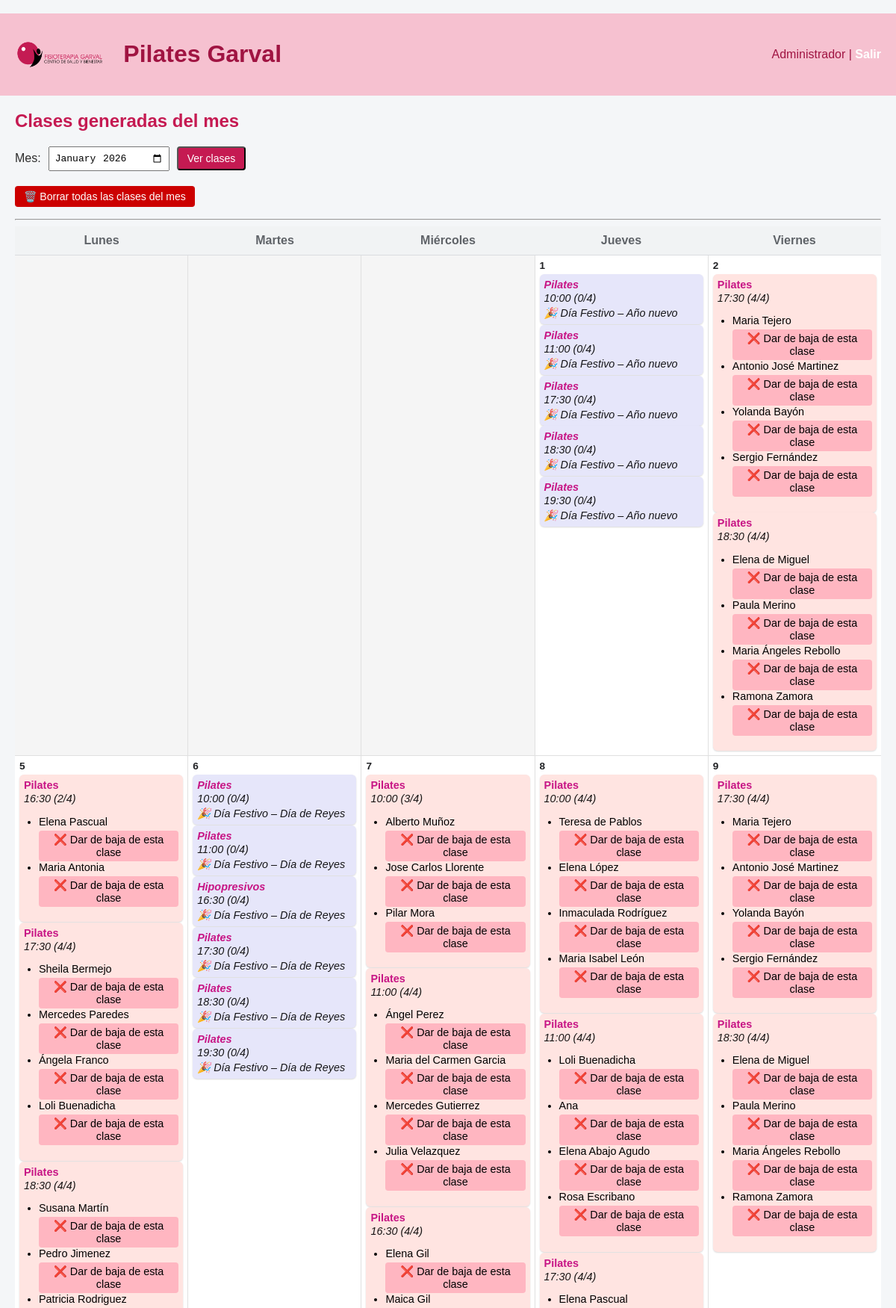
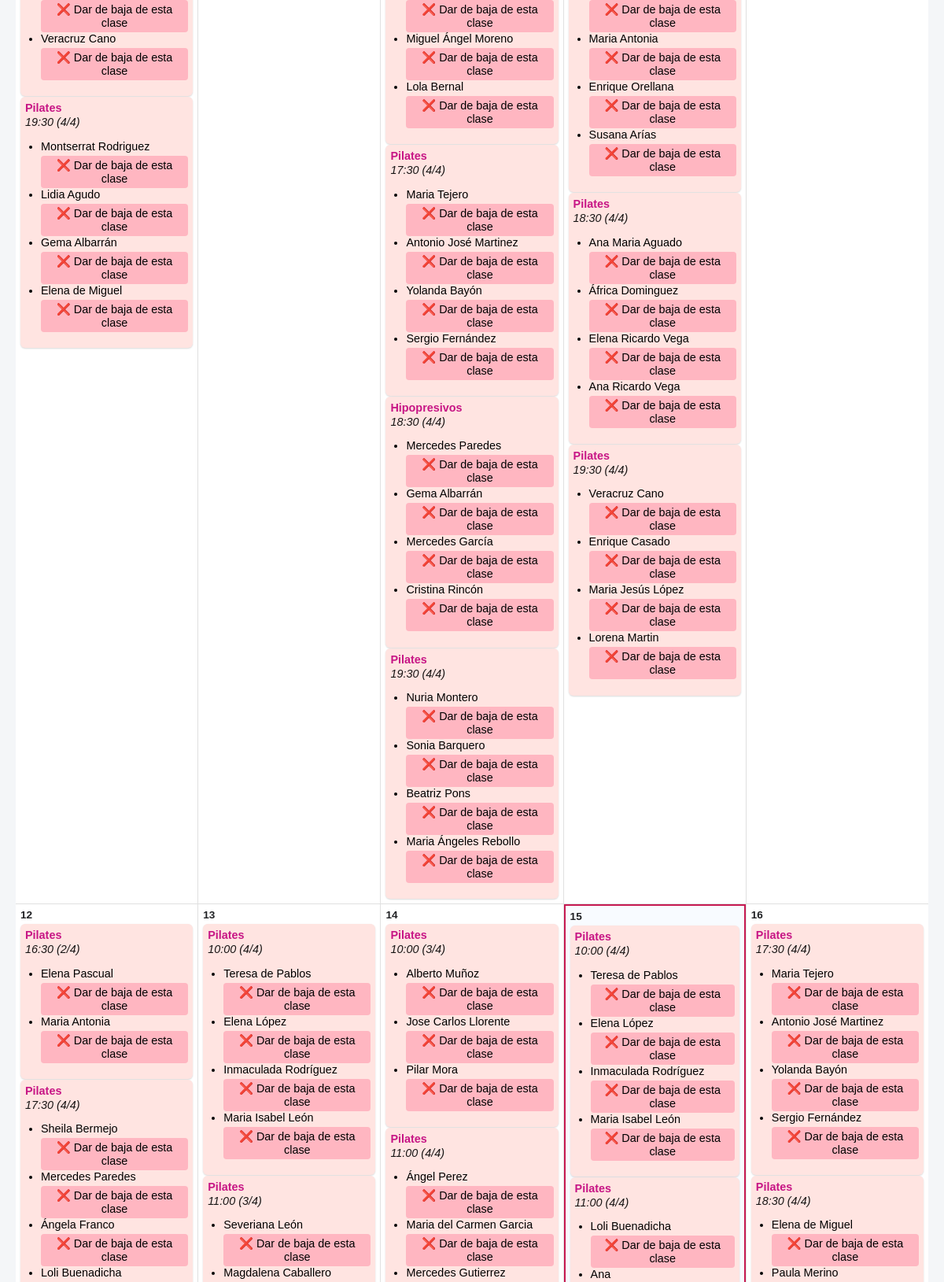
The app's page /admin/clases_mes (signed in, upper part) with its own data (2 pictures, top to bottom).
### tables this page shows
CREATE TABLE configuracion (
    id INTEGER PRIMARY KEY CHECK (id = 1),
    year INTEGER NOT NULL,
    month INTEGER NOT NULL
);

CREATE TABLE "clases" (
	"id"	INTEGER,
	"fecha"	TEXT,
	"hora"	TEXT,
	"capacidad"	INTEGER,
	"clase_base_id"	INTEGER,
	"dia_semana"	INTEGER, es_festivo INTEGER DEFAULT 0, motivo_festivo TEXT, descripcion TEXT,
	PRIMARY KEY("id" AUTOINCREMENT)
);

CREATE TABLE "usuarios" (
	"id"	INTEGER,
	"nombre"	TEXT,
	"email"	TEXT,
	"rol"	TEXT,
	"clases_semana"	INTEGER,
	"password"	TEXT,
	PRIMARY KEY("id" AUTOINCREMENT)
);

### app.py (the view)
@app.route("/admin/clases_mes")
@login_required
@role_required("admin")
def admin_clases_mes():
    if "rol" not in session or session["rol"] != "admin":
        abort(403)
    mes = request.args.get("mes")
    if mes:
        year, month = map(int, mes.split("-"))
    else:
        year, month = obtener_mes_activo()
    calendario = obtener_calendario_mes(year, month)
    return render_template(
        "clases_mes.html",
        calendario=calendario,
        year=year,
        month=month
    )

### app.py (called while the page is built)
def obtener_mes_activo():
    conn = conectar()
    c = conn.cursor()
    fila = c.execute("""
        SELECT year, month
        FROM configuracion
        WHERE id = 1
    """).fetchone()
    conn.close()
    return fila[0], fila[1]

### auth.py (called while the page is built)
def login_required(f):
    @wraps(f)
    def wrapper(*args, **kwargs):
        if not session.get("user_id"):
            return redirect(url_for("login", next=request.path))
        return f(*args, **kwargs)
    return wrapper

def role_required(*roles):
    def deco(f):
        @wraps(f)
        def wrapper(*args, **kwargs):
            if not session.get("user_id"):
                return redirect(url_for("login", next=request.path))
            if session.get("rol") not in roles:
                abort(403)
            return f(*args, **kwargs)
        return wrapper
    return deco

### db.py (called while the page is built)
def conectar():
    return sqlite3.connect("clinica.db")

### templates/clases_mes.html (shortened to what this page needs)
﻿{% extends "base.html" %}
{% block content %}
<h2>Clases generadas del mes</h2>
<form method="get" class="selector-mes">
    <label>Mes:</label>
    <input type="month"
           name="mes"
           value="{{ '%04d-%02d'|format(year, month) }}"
           required>
    <button type="submit">Ver clases</button>
</form>
<form method="post"
      action="/admin/clases_mes/borrar"
      onsubmit="return confirm('⚠️ Esto eliminará TODAS las clases del mes. ¿Seguro?');">
    <button class="danger">
        🗑️ Borrar todas las clases del mes
    </button>
</form>
<hr>
    {% if calendario %}
<div class="calendar-header">
    <div>Lunes</div>
    <div>Martes</div>
    <div>Miércoles</div>
    <div>Jueves</div>
    <div>Viernes</div>
</div>
<div class="calendar">
    {% set offset = calendario[0].weekday %}
    {% for i in range(offset) %}
    <div class="day empty"></div>
    {% endfor %}
    {% for dia in calendario %}
    {% if dia.weekday < 5 %}
    <div class="day
         {% if dia.es_hoy %}hoy{% endif %}
         {% if dia.clases|length>0 %}con-clases{% else %}sin-clases{% endif %}">
        <div class="day-header">
            <span class="day-number">{{ dia.dia_num }}</span>
        </div>
        <div class="events">
            {% for clase in dia.clases.values() %}
            <div class="event {% if clase.es_festivo %}festivo{% endif %}">
                <div class="event-title">
                    {{ clase.descripcion }}
                </div>
                <div class="event-time">
                    {{ clase.hora }}
                    ({{ clase.usuarios|length }}/{{ clase.capacidad }})
                </div>
                {% if clase.es_festivo %}
                <div class="event-note">
                    🎉 Día Festivo
                    {% if clase.motivo_festivo %}
                    – {{ clase.motivo_festivo }}
                    {% endif %}
                </div>
                {% endif %}
                {% if clase.usuarios %}
                <ul class="usuarios">
                    {% for u in clase.usuarios %}
                    <li>{{ u.nombre }}</li>
                    {% if not clase.es_festivo %}
                      <form method="post"
                          action="/admin/clases_mes/quitar"
                          class="quitar-usuario-form">
                        <button type="submit"
                                class="btn-quitar"
                                title="Quitar a {{ u.nombre }} de esta clase"
                                onclick="return confirm('¿Quitar a {{ u.nombre }} de esta clase?')">❌ Dar de baja de esta clase
                        </button>
                      </form>
                    {% else %}
                    <span class="no-quitar" title="No se puede modificar un festivo"></span>
                    {% endif %}
                    {% endfor %}
                </ul>
                {% endif %}
            </div>
            {% endfor %}
        </div>
    </div>
    {% endif %}
    {% endfor %}
</div>
{% else %}
<p>No hay clases este mes.</p>
{% endif %}
{% endblock %}

### static/estilo.css (style rules this page uses)
.calendar-header div { padding: 10px; text-align: center; }
.calendar { display: grid; grid-template-columns: repeat(5, 1fr); grid-auto-rows: minmax(120px, auto); background: #e0e0e0; gap: 1px; }
.day { background: #ffffff; min-height: 140px; padding: 6px; display: flex; flex-direction: column; }
.day.empty { background: #f5f5f5; }
.day.hoy { border: 2px solid #c61a52; background: #f8fbff; }
.day-header { display: flex; justify-content: space-between; align-items: center; font-size: 0.85rem; color: #5f6368; margin-bottom: 4px; }
.day-number { font-weight: 600; color: #202124; }
.events { display: flex; flex-direction: column; gap: 0.9px; }
.event { background: #FFE4E1; color: #000000; border-radius: 6px; padding: 6px; font-size: 0.9rem; box-shadow: 0 1px 2px rgba(0,0,0,0.15); }
.event-title { font-weight: 600; margin-bottom: 2px; color: #C71585; }
.event-time { font-size: 0.9rem; opacity: 0.9; color: #000000; font-style: italic; }
.event.festivo { background: #E6E6FA; color: #000000; font-style: italic; }
.event-note { font-size: 0.9rem; margin-top: 4px; opacity: 0.9; color: #000000; font-style: italic; }
.event form button { margin-top: 4px; background: #FFB6C1; border: none; color: #000000; padding: 4px 6px; font-size: 0.9rem; border-radius: 4px; cursor: pointer; }
button.danger { background: #c00; color: white; padding: 6px 12px; border: none; cursor: pointer; }
.quitar-usuario-form { display: inline; }
.btn-quitar { background: transparent; border: none; cursor: pointer; font-size: 0.9rem; }
.selector-mes { display: flex; align-items: center; gap: 10px; margin-bottom: 20px; }
.selector-mes input[type="month"] { padding: 6px; font-size: 1em; }
:root { --primary: #c51a52; --primary-dark: #a01442; --primary-light: #f6c1d0; --bg: #f4f6f8; --text: #2c2c2c; }
body { font-family: Arial, sans-serif; margin: 0; background: var(--bg); color: var(--text); }
h2, h3 { color: var(--primary); margin-top: 0; }
a.boton, button { background: var(--primary); color: white; padding: 6px 12px; border-radius: 4px; text-decoration: none; font-size: 14px; display: inline-block; }
ul { padding-left: 20px; }

### records on screen
configuracion: mes "2026-01"
clases: descripcion "Pilates", hora "10:00", usuarios|length "0", capacidad "4", motivo_festivo "Año nuevo"
clases: descripcion "Pilates", hora "11:00", usuarios|length "0", capacidad "4", motivo_festivo "Año nuevo"
clases: descripcion "Pilates", hora "17:30", usuarios|length "0", capacidad "4", motivo_festivo "Año nuevo"
clases: descripcion "Pilates", hora "18:30", usuarios|length "0", capacidad "4", motivo_festivo "Año nuevo"
clases: descripcion "Pilates", hora "19:30", usuarios|length "0", capacidad "4", motivo_festivo "Año nuevo"
clases: descripcion "Pilates", hora "17:30", usuarios|length "4", capacidad "4", nombre "Maria Tejero", nombre "Antonio José Martinez", nombre "Yolanda Bayón", nombre "Sergio Fernández"
clases: descripcion "Pilates", hora "18:30", usuarios|length "4", capacidad "4", nombre "Elena de Miguel", nombre "Paula Merino", nombre "Maria Ángeles Rebollo", nombre "Ramona Zamora"
clases: descripcion "Pilates", hora "16:30", usuarios|length "2", capacidad "4", nombre "Elena Pascual", nombre "Maria Antonia"
clases: descripcion "Pilates", hora "17:30", usuarios|length "4", capacidad "4", nombre "Sheila Bermejo", nombre "Mercedes Paredes", nombre "Ángela Franco", nombre "Loli Buenadicha"
clases: descripcion "Pilates", hora "18:30", usuarios|length "4", capacidad "4", nombre "Susana Martín", nombre "Pedro Jimenez", nombre "Patricia Rodriguez", nombre "Veracruz Cano"
clases: descripcion "Pilates", hora "19:30", usuarios|length "4", capacidad "4", nombre "Montserrat Rodriguez", nombre "Lidia Agudo", nombre "Gema Albarrán", nombre "Elena de Miguel"
clases: descripcion "Pilates", hora "10:00", usuarios|length "0", capacidad "4", motivo_festivo "Día de Reyes"
clases: descripcion "Pilates", hora "11:00", usuarios|length "0", capacidad "4", motivo_festivo "Día de Reyes"
clases: descripcion "Hipopresivos", hora "16:30", usuarios|length "0", capacidad "4", motivo_festivo "Día de Reyes"
clases: descripcion "Pilates", hora "17:30", usuarios|length "0", capacidad "4", motivo_festivo "Día de Reyes"
clases: descripcion "Pilates", hora "18:30", usuarios|length "0", capacidad "4", motivo_festivo "Día de Reyes"
clases: descripcion "Pilates", hora "19:30", usuarios|length "0", capacidad "4", motivo_festivo "Día de Reyes"
clases: descripcion "Pilates", hora "10:00", usuarios|length "3", capacidad "4", nombre "Alberto Muñoz", nombre "Jose Carlos Llorente", nombre "Pilar Mora"
clases: descripcion "Pilates", hora "11:00", usuarios|length "4", capacidad "4", nombre "Ángel Perez", nombre "Maria del Carmen Garcia", nombre "Mercedes Gutierrez", nombre "Julia Velazquez"
clases: descripcion "Pilates", hora "16:30", usuarios|length "4", capacidad "4", nombre "Elena Gil", nombre "Maica Gil", nombre "Miguel Ángel Moreno", nombre "Lola Bernal"
clases: descripcion "Pilates", hora "17:30", usuarios|length "4", capacidad "4", nombre "Maria Tejero", nombre "Antonio José Martinez", nombre "Yolanda Bayón", nombre "Sergio Fernández"
clases: descripcion "Hipopresivos", hora "18:30", usuarios|length "4", capacidad "4", nombre "Mercedes Paredes", nombre "Gema Albarrán", nombre "Mercedes García", nombre "Cristina Rincón"
clases: descripcion "Pilates", hora "19:30", usuarios|length "4", capacidad "4", nombre "Nuria Montero", nombre "Sonia Barquero", nombre "Beatriz Pons", nombre "Maria Ángeles Rebollo"
clases: descripcion "Pilates", hora "10:00", usuarios|length "4", capacidad "4", nombre "Teresa de Pablos", nombre "Elena López", nombre "Inmaculada Rodríguez", nombre "Maria Isabel León"
clases: descripcion "Pilates", hora "11:00", usuarios|length "4", capacidad "4", nombre "Loli Buenadicha", nombre "Ana", nombre "Elena Abajo Agudo", nombre "Rosa Escribano"
clases: descripcion "Pilates", hora "17:30", usuarios|length "4", capacidad "4", nombre "Elena Pascual", nombre "Maria Antonia", nombre "Enrique Orellana", nombre "Susana Arías"
clases: descripcion "Pilates", hora "18:30", usuarios|length "4", capacidad "4", nombre "Ana Maria Aguado", nombre "África Dominguez", nombre "Elena Ricardo Vega", nombre "Ana Ricardo Vega"
clases: descripcion "Pilates", hora "19:30", usuarios|length "4", capacidad "4", nombre "Veracruz Cano", nombre "Enrique Casado", nombre "Maria Jesús López", nombre "Lorena Martin"
clases: descripcion "Pilates", hora "17:30", usuarios|length "4", capacidad "4", nombre "Maria Tejero", nombre "Antonio José Martinez", nombre "Yolanda Bayón", nombre "Sergio Fernández"
clases: descripcion "Pilates", hora "18:30", usuarios|length "4", capacidad "4", nombre "Elena de Miguel", nombre "Paula Merino", nombre "Maria Ángeles Rebollo", nombre "Ramona Zamora"
clases: descripcion "Pilates", hora "16:30", usuarios|length "2", capacidad "4", nombre "Elena Pascual", nombre "Maria Antonia"
clases: descripcion "Pilates", hora "17:30", usuarios|length "4", capacidad "4", nombre "Sheila Bermejo", nombre "Mercedes Paredes", nombre "Ángela Franco", nombre "Loli Buenadicha"
clases: descripcion "Pilates", hora "10:00", usuarios|length "4", capacidad "4", nombre "Teresa de Pablos", nombre "Elena López", nombre "Inmaculada Rodríguez", nombre "Maria Isabel León"
clases: descripcion "Pilates", hora "11:00", usuarios|length "3", capacidad "4", nombre "Severiana León", nombre "Magdalena Caballero"
clases: descripcion "Pilates", hora "10:00", usuarios|length "3", capacidad "4", nombre "Alberto Muñoz", nombre "Jose Carlos Llorente", nombre "Pilar Mora"
clases: descripcion "Pilates", hora "11:00", usuarios|length "4", capacidad "4", nombre "Ángel Perez", nombre "Maria del Carmen Garcia", nombre "Mercedes Gutierrez"
clases: descripcion "Pilates", hora "10:00", usuarios|length "4", capacidad "4", nombre "Teresa de Pablos", nombre "Elena López", nombre "Inmaculada Rodríguez", nombre "Maria Isabel León"
clases: descripcion "Pilates", hora "11:00", usuarios|length "4", capacidad "4", nombre "Loli Buenadicha", nombre "Ana"
clases: descripcion "Pilates", hora "17:30", usuarios|length "4", capacidad "4", nombre "Maria Tejero", nombre "Antonio José Martinez", nombre "Yolanda Bayón", nombre "Sergio Fernández"
clases: descripcion "Pilates", hora "18:30", usuarios|length "4", capacidad "4", nombre "Elena de Miguel", nombre "Paula Merino"

### other values on screen
{{ session.nombre }} "Administrador"
{{ dia.dia_num }} "1" "2" "5" "6" "7" "8" "9" "12" "13" "14" "15" "16"
